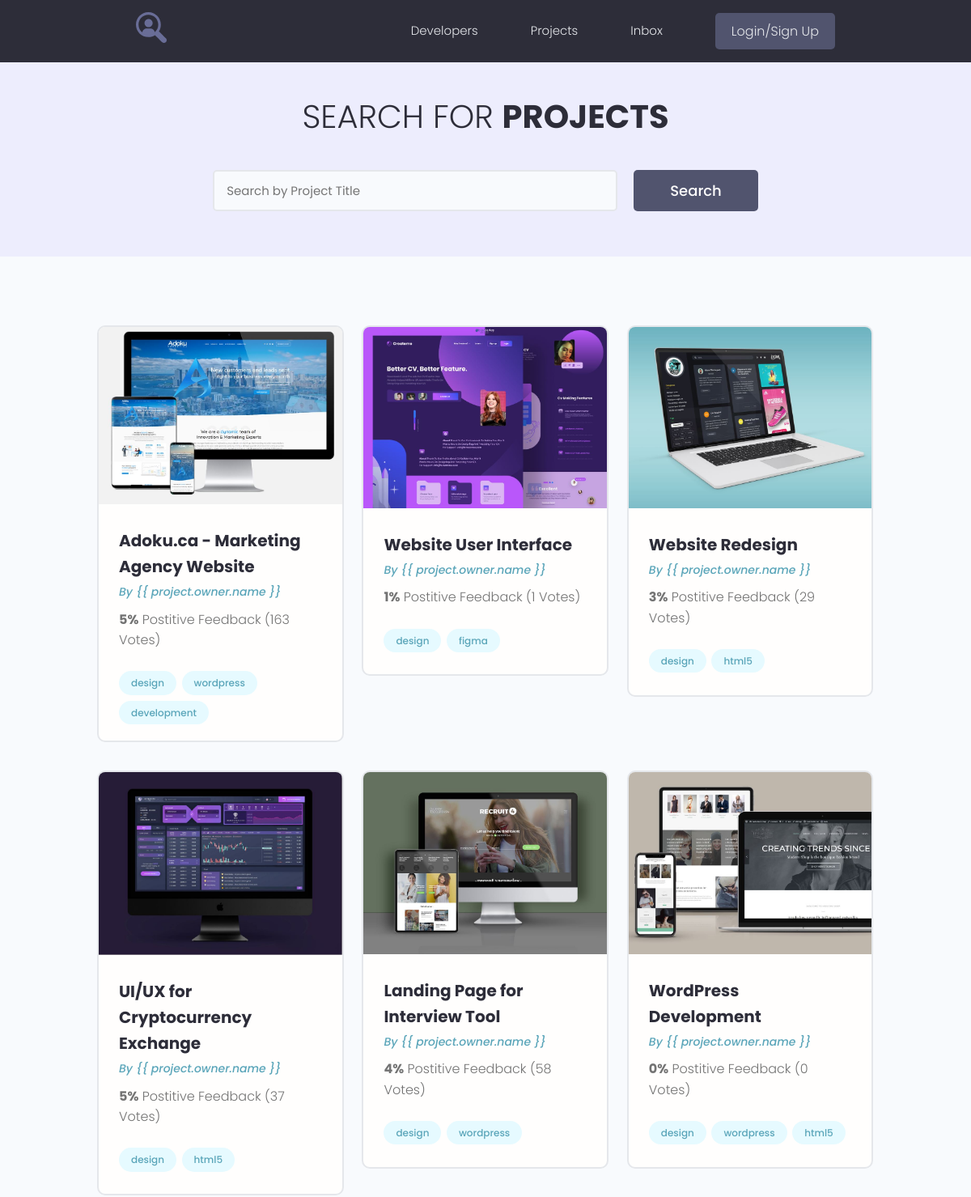
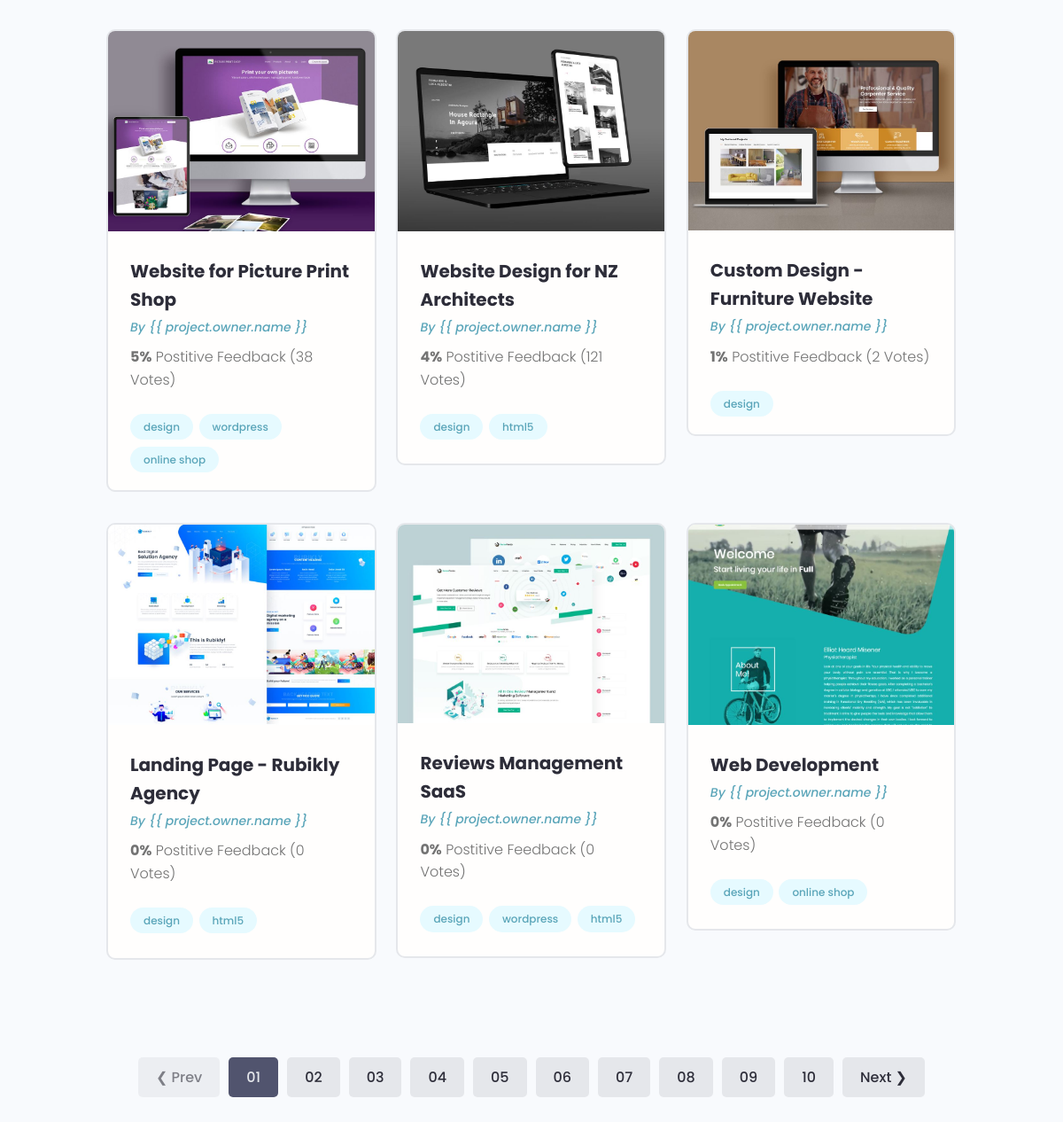
/projects/, run on the app's committed database (2 pictures, top to bottom).
### projects/models.py (models this page shows, shortened)
class Project(models.Model):
    owner = models.ForeignKey(Profile, on_delete=models.SET_NULL, null=True, blank=True)
    title = models.CharField(max_length=200)
    description = models.TextField(null=True, blank=True)
    featured_images = models.ImageField(upload_to="projects/%Y/%m/%d/", blank=True, default="default.jpg")
    demo_link = models.CharField(max_length=2000, blank=True)
    source_link = models.CharField(max_length=2000, blank=True)
    tags = models.ManyToManyField('Tag', blank=True)
    vote_total = models.IntegerField(default=0, blank=True)
    vote_rating = models.IntegerField(default=0, blank=True)
    created = models.DateTimeField(auto_now_add=True)

class Tag(models.Model):
    name = models.CharField(max_length=200)
    created = models.DateTimeField(auto_now_add=True)
    def __str__(self):
        return self.name

### projects/views.py (the view)
# urls.py: path('projects/', include('projects.urls')),
def projects(request):
    pr = Project.objects.all()
    contex = {
        'projects': pr
    }
    return render(request, "projects/projects.html", contex)

### projects/templates/projects/projects.html (shortened to what this page needs)
{% extends 'projects/base.html' %}
{% block content %}
<main class="projects">
    <section class="hero-section text-center">
        <div class="container container--narrow">
            <div class="hero-section__box">
                <h2>Search for <span>Projects</span></h2>
            </div>
            <div class="hero-section__search">
                <form class="form" action="#" method="get">
                    <div class="form__field">
                        <input class="input input--text" id="formInput#search" type="text" name="text"
                               placeholder="Search by Project Title"/>
                    </div>
                    <input class="btn btn--sub btn--lg" type="submit" value="Search"/>
                </form>
            </div>
        </div>
    </section>
    <section class="projectsList">
        <div class="container">
            <div class="grid grid--three">
                {% for project in projects %}
                <div class="column">
                    <div class="card project">
                        <a href="{% url 'project' project.id %}" class="project">
                            <img class="project__thumbnail" src="{{ project.featured_images.url }}"
                                 alt="project thumbnail"/>
                            <div class="card__body">
                                <h3 class="project__title">{{ project.title }}</h3>
                                <p><a class="project__author" href="{% url 'project' project.id %}">By {{
                                    project.owner.name }}</a></p>
                                <p class="project--rating">
                                    <span style="font-weight: bold;">{{ project.vote_rating }}%</span> Postitive
                                    Feedback ({{ project.vote_total }} Votes)
                                </p>
                                <div class="project__tags">
                                    {% for tag in project.tags.all %}
                                    <span class="tag tag--pill tag--main">
                      <small>{{ tag }}</small>
                    </span>
                                    {% endfor %}
                                </div>
                            </div>
                        </a>
                    </div>
                </div>
                {% endfor %}
            </div>
        </div>
    </section>
    <div class="pagination">
        <ul class="container">
            <li><a href="#" class="btn btn--disabled">&#10094; Prev</a></li>
            <li><a href="#" class="btn btn--sub">01</a></li>
            <li><a href="#" class="btn">02</a></li>
            <li><a href="#" class="btn">03</a></li>
            <li><a href="#" class="btn">04</a></li>
            <li><a href="#" class="btn">05</a></li>
            <li><a href="#" class="btn">06</a></li>
            <li><a href="#" class="btn">07</a></li>
            <li><a href="#" class="btn">08</a></li>
            <li><a href="#" class="btn">09</a></li>
            <li><a href="#" class="btn">10</a></li>
            <li><a href="#" class="btn">Next &#10095;</a></li>
        </ul>
    </div>
</main>
{% endblock %}

### projects/templates/projects/base.html (shortened to what this page needs)
<!DOCTYPE html>
{% load static %}
<html lang="en">
<head>
    <link rel="stylesheet" href="https://maxcdn.bootstrapcdn.com/font-awesome/4.5.0/css/font-awesome.min.css">
    <link rel="stylesheet" href="{% static 'uikit/styles/uikit.css' %}"/>
    <link rel="stylesheet" href="{% static 'styles/app.css' %}"/>
</head>
<body>
{% include 'projects/navbar.html' %}
{% block content %}
{% endblock %}
</body>
</html>

### projects/templates/projects/navbar.html (shortened to what this page needs)
  <header class="header">
    {% load static %}
    <div class="container container--narrow">
      <a href="/" class="header__logo">
        <img src="{% static 'images/logo.svg' %}" alt="DevSearch Logo" />
      </a>
      <nav class="header__nav">
        <ul class="header__menu">
          <li class="header__menuItem"><a href="{% url 'profiles' %}">Developers</a></li>
          <li class="header__menuItem"><a href="{% url 'projects' %}">Projects</a></li>
          <li class="header__menuItem"><a href="inbox.html">Inbox</a></li>
          {% if request.user.is_authenticated %}
          <li class="header__menuItem"><a href="{% url 'account' %}">Account</a></li>
          <li class="header__menuItem"><a href="{% url 'create_project' %}">Add Project</a></li>
          <li class="header__menuItem"><a href="{% url 'logout' %}" class="btn btn--sub">Logout</a></li>
          {% else %}
          <li class="header__menuItem"><a href="{% url 'login' %}" class="btn btn--sub">Login/Sign Up</a></li>
          {% endif %}
        </ul>
      </nav>
    </div>
  </header>

### projects/static/styles/app.css (style rules this page uses)
:root { --color-sub: #2d2d39; }
.btn--sub { background-color: var(--color-sub-light); }
.card { border: 2px solid var(--color-light); }
img { width: 100%; }
.header { position: sticky; z-index: 111; background-color: var(--color-sub); padding: 1.5rem 0; }
.header > .container { display: flex; justify-content: space-between; align-items: center; }
.header__logo > img { height: 3.8rem; }
.header__nav > ul { display: inline-flex; align-items: center; list-style: none; gap: 6.5rem; }
.header__menuItem > a { color: var(--color-light); font-weight: 300; }
.hero-section { height: 40vh; display: flex; align-items: center; background-color: var(--color-sub); }
.hero-section__box { margin-bottom: 4rem; }
.hero-section__box > h2, .hero-section__box > h2 > span { font-size: 4rem; color: var(--color-light); line-height: 1.3; text-transform: uppercase; }
.hero-section__box > h2 { font-weight: 300; }
.hero-section__box > h2 > span { font-weight: 700; }
.hero-section__search > .form { display: flex; align-items: center; justify-content: center; gap: 2rem; }
.hero-section__search > .form input.input--text { width: 50rem; }
.pagination { margin-top: 8rem; margin-bottom: 10rem; }
.pagination > ul { flex-wrap: wrap; list-style: none; display: flex; align-items: center; justify-content: center; gap: 1rem; }
.pagination .btn { color: var(--color-sub); }
.pagination .btn.btn--sub { color: var(--color-light); }
.project__author { font-size: 1.4rem; font-style: italic; }
.project--rating { margin-bottom: 1.6em; margin-top: .5em; }
.projects > .hero-section { background: var(--color-sub-lighter); height: 30vh; }
.projects .hero-section__box { margin-bottom: 2.5rem; }
.projects .hero-section__box > h2 { color: var(--color-sub); }
.projects .hero-section__box > h2 > span { font-weight: 700; color: var(--color-sub); }
.projectsList { margin-top: 8rem; }
.project__thumbnail { object-fit: cover; object-position: top center; width: 100%; }
.project__title { font-size: 2rem; font-weight: 700; color: var(--color-sub); }

### projects/static/uikit/styles/modules/_variables.css (style rules this page uses)
:root { --color-main: #5aa5b9; --color-main-light: #e6faff; --color-sub: #3f4156; --color-sub-light: #51546e; --color-sub-lighter: #ededfd; --color-text: #737373; --color-gray: #8b8b8b; --color-light: #e5e7eb; --color-light-gray: #767676; --color-bg: #f8fafd; --color-white: #fffefd; --color-white-light: #f3f3f3; --color-success: #359e64; --color-success-bg: #def8e8; --color-error: #fc4b0b; --color-error-bg: #fff2ee; --font-base: 'Poppins', arial, helvetica, 'Segoe UI', roboto, ubuntu, sans-serif; --font-monospace: 'Fira Code', 'Courier New', courier, monospace; --font-regular: 300; --font-medium: 500; --font-bold: 700; --generic-shadow: 1px 1px 5px #00000010; --generic-transition: all 0.3s ease-in-out; }

### projects/static/uikit/styles/modules/_base.css (style rules this page uses)
* { margin: 0; padding: 0; box-sizing: border-box; text-rendering: optimizeLegibility; color: inherit; font-size: inherit; }
html { font-size: 50%; }
@media only screen and (min-width: 480px) { html { font-size: 56.25%; } }
@media only screen and (min-width: 1200px) { html { font-size: 62.5%; } }
body { line-height: 1.6; font-weight: 400; font-size: 1.5rem; color: var(--color-text); background-color: var(--color-bg); min-height: 100vh; }

### projects/static/uikit/styles/modules/_typography.css (style rules this page uses)
* { font-family: var(--font-base); }
h2 { font-size: 3.6rem; font-weight: var(--font-bold); }
h3 { font-size: 3.2rem; font-weight: var(--font-medium); }
p, span, strong { font-size: 1.6rem; color: var(--color-text); font-weight: var(--font-regular); }
a { padding-bottom: 2px; text-decoration: none; display: inline-block; color: var(--color-main); font-weight: var(--font-medium); }

### projects/static/uikit/styles/modules/_utilities.css (style rules this page uses)
.container { width: 92%; max-width: 165rem; margin: 0 auto; box-sizing: border-box; }
.container--narrow { width: 92%; max-width: 120rem; }
@media screen and (min-width: 1000px) { .container { width: 90%; } }
@media screen and (min-width: 1000px) { .container--narrow { width: 85%; } }
@media screen and (min-width: 1200px) { .container { width: 80%; } }
@media screen and (min-width: 1200px) { .container--narrow { width: 72%; } }
.text-center { text-align: center; }

### projects/static/uikit/styles/modules/_card.css (style rules this page uses)
.card { border-radius: 1rem; background-color: var(--color-white); border: 1.5px solid var(--color-light); width: auto; height: auto; margin-top: 0.5rem; margin-bottom: 0.5rem; overflow: hidden; }
.card__body, .card__header { padding: 2rem 2.5rem; }

### data on the page
Project: featured_images (picture), title "Adoku.ca - Marketing Agency Website", vote_rating "5", vote_total "163"
Tag: name "design"
Tag: name "wordpress"
Tag: name "development"
Project: featured_images (picture), title "Website User Interface", vote_rating "1", vote_total "1"
Tag: name "figma"
Project: featured_images (picture), title "Website Redesign", vote_rating "3", vote_total "29"
Tag: name "html5"
Project: featured_images (picture), title "UI/UX for Cryptocurrency Exchange", vote_rating "5", vote_total "37"
Project: featured_images (picture), title "Landing Page for Interview Tool", vote_rating "4", vote_total "58"
Project: featured_images (picture), title "WordPress Development", vote_rating "0", vote_total "0"
Project: featured_images (picture), title "Website for Picture Print Shop", vote_rating "5", vote_total "38"
Tag: name "online shop"
Project: featured_images (picture), title "Website Design for NZ Architects", vote_rating "4", vote_total "121"
Project: featured_images (picture), title "Custom Design - Furniture Website", vote_rating "1", vote_total "2"
Project: featured_images (picture), title "Landing Page - Rubikly Agency", vote_rating "0", vote_total "0"
Project: featured_images (picture), title "Reviews Management SaaS", vote_rating "0", vote_total "0"
Project: featured_images (picture), title "Web Development", vote_rating "0", vote_total "0"
